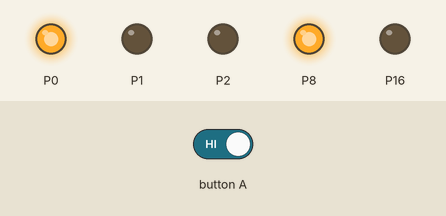
Recording of a program running on a simulated BBC micro:bit (MakeCode). Shown: output pins drawn as LEDs (lit = HIGH). Inputs (shaded band) come from the test bench.

Above: at 19.4 s.
19.5 s: button A held down
At 24.4 s:
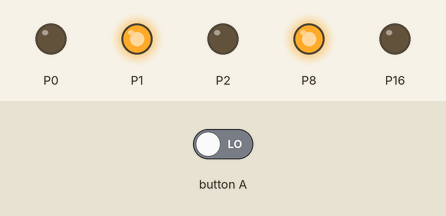
At 25.9 s:
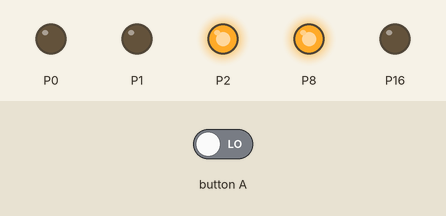
Timing chart, 0 to 43.5 s (numbered marks = the images above; inputs shaded):
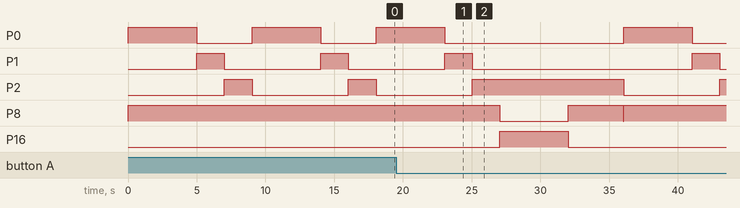

The program:

main.ts
```typescript
let piéton = 0
function jaune () {
    pins.digitalWritePin(DigitalPin.P0, 0)
    pins.digitalWritePin(DigitalPin.P2, 0)
    pins.digitalWritePin(DigitalPin.P1, 1)
}
function pétion () {
    blanche()
    basic.pause(5000)
    blanche2()
    for (let index = 0; index < 4; index++) {
        orange()
        basic.pause(1000)
        orange2()
    }
}
input.onButtonPressed(Button.A, function () {

})
function blanche2 () {
    pins.digitalWritePin(DigitalPin.P16, 0)
}
function orange2 () {
    pins.digitalWritePin(DigitalPin.P8, 0)
}
function feux_de_circulation () {
    orange()
    vert()
    basic.pause(5000)
    jaune()
    basic.pause(2000)
    rouge()
    basic.pause(2000)
}
function orange () {
    pins.digitalWritePin(DigitalPin.P16, 0)
    pins.digitalWritePin(DigitalPin.P8, 1)
}
function blanche () {
    pins.digitalWritePin(DigitalPin.P2, 1)
    pins.digitalWritePin(DigitalPin.P16, 1)
    pins.digitalWritePin(DigitalPin.P8, 0)
}
function rouge () {
    pins.digitalWritePin(DigitalPin.P1, 0)
    pins.digitalWritePin(DigitalPin.P0, 0)
    pins.digitalWritePin(DigitalPin.P2, 1)
}
function vert () {
    pins.digitalWritePin(DigitalPin.P1, 0)
    pins.digitalWritePin(DigitalPin.P2, 0)
    pins.digitalWritePin(DigitalPin.P0, 1)
}
basic.forever(function () {
    feux_de_circulation()
    if (input.buttonIsPressed(Button.A)) {
        piéton = 1
    }
    if (piéton == 1) {
        pétion()
    }
})
```

test.ts
```typescript
// les tests vont ici ; cela ne sera pas compilé si ce paquet est utilisé en tant qu'extension.
```

Measured:
- after the input at 19.5 s, P1: LOW → HIGH after 21.6 s, → LOW 2.0 s later; P8: HIGH → LOW after 7.5 s, → HIGH 5.0 s later, → LOW 4.0 s later, → HIGH 0.02 s later; P16: LOW → HIGH after 7.5 s, → LOW 5.0 s later
- by itself, P1: alternates HIGH for 2.0 s and LOW for 7.0 s
